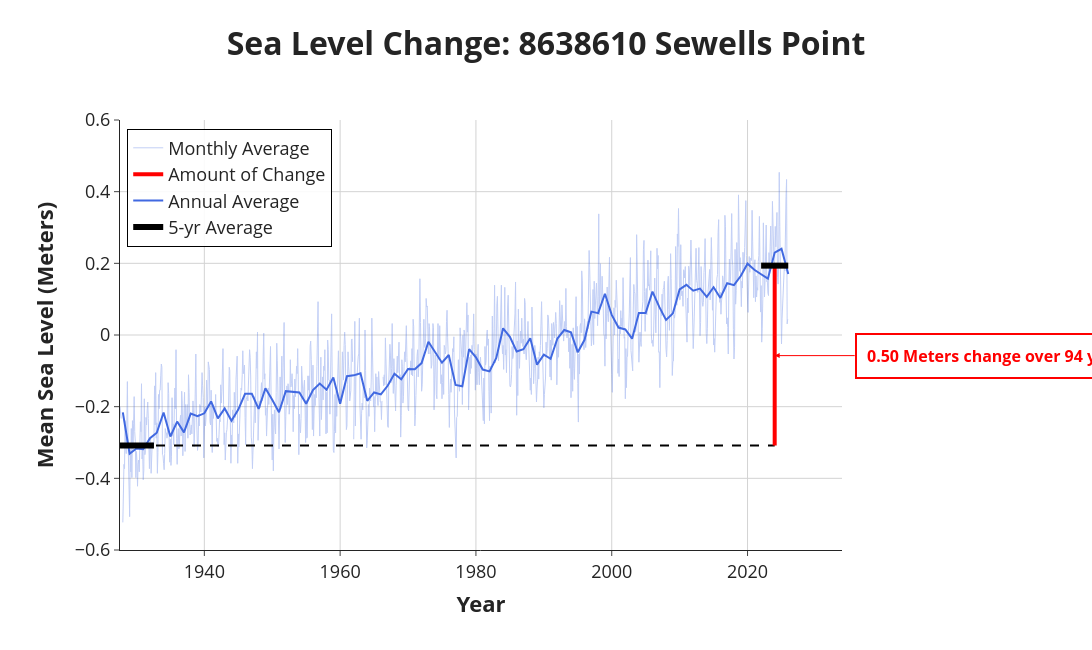

Notebook cell for this chart:
### Markdown cell above
## **Step 8**

## How has the **amount** of sea level changed over time?

Next we will calculate the amount of change for the station's period of record (POR) as well as since the NTDE.

### Code cell
# @title Change over the POR

# configurations
UNIT = yaxis_title
station_info = station +" "+ station_name
LINE_WIDTH_MONTHLY = 1
MONTHLY_OPACITY = 0.32
LINE_WIDTH_ANNUAL = 2
ANNUAL_OPACITY = 1.0
LINE_WIDTH_MARKER = 6
FONT_SIZE_TITLE = 32
FONT_SIZE_AXIS_TITLE = 22
FONT_SIZE_TICKS = 18
FONT_SIZE_ANNOTATION = 16
FONT_SIZE_LEGEND = 18
PLOT_WIDTH = 1250
PLOT_HEIGHT = 650

# Data processing & QC
# Ensure index is datetime
df_msl.index = df_msl['date']

# First 5-YEAR exact window check
first_date = df_msl.index.min()
end_first_5_date = first_date + pd.DateOffset(years=5)

# Slice the data for just this 5-year window and drop missing values
first_5_data = df_msl[(df_msl.index >= first_date) & (df_msl.index < end_first_5_date)]['MSL'].dropna()

# Check for 70% data availability
required_months = 42
if len(first_5_data) < required_months:
    print(f"Data Availability Error: The first 5-year period starting {first_date.strftime('%Y-%m')} only has {len(first_5_data)}/60 months available. Minimum 70% (42 months) required.")

else:
    # Annual Average Series
    annual_avg_series = df_msl['MSL'].resample('YE').mean().dropna()

    # Calculate the two baseline averages
    avg_first_5 = first_5_data.mean()
    avg_last_5 = annual_avg_series.tail(5).mean()
    delta_por = avg_last_5 - avg_first_5

    # Define date ranges for the black markers
    start_dates = [first_date, end_first_5_date]
    end_dates = [annual_avg_series.index[-5], annual_avg_series.index[-1]]

    # Calculate the midpoint of the first 5 years
    mid_start_date = start_dates[0] + (start_dates[1] - start_dates[0]) / 2

    # Calculate the midpoint of the final 5 years
    mid_end_date = end_dates[0] + (end_dates[1] - end_dates[0]) / 2

    # Calculate the difference in years between the two midpoints
    years_diff = round((mid_end_date - mid_start_date).days / 365.25)

    fig = go.Figure()

    # Monthly Data
    fig.add_trace(go.Scatter(
        x=df_msl.index, y=df_msl['MSL'],
        mode='lines', name='Monthly Average',
        line=dict(color='royalblue', width=LINE_WIDTH_MONTHLY),
        opacity=MONTHLY_OPACITY
    ))

    # Horizontal Baseline (Connects start to the modern vertical)
    fig.add_trace(go.Scatter(
        x=[start_dates[0], mid_end_date],
        y=[avg_first_5, avg_first_5],
        mode='lines',
        name='Historical Baseline Level',
        line=dict(color='black', width=2, dash='dash'),
        showlegend=False, hoverinfo='skip'
    ))

    # The Vertical Line (The Red Measurement Line)
    fig.add_trace(go.Scatter(
        x=[mid_end_date, mid_end_date],
        y=[avg_first_5, avg_last_5],
        mode='lines',
        name='Amount of Change',
        line=dict(color='red', width=4),
        hoverinfo='skip'
    ))

    # Annual Trend
    fig.add_trace(go.Scatter(
        x=annual_avg_series.index, y=annual_avg_series,
        mode='lines', name='Annual Average',
        opacity=ANNUAL_OPACITY,
        line=dict(color='royalblue', width=LINE_WIDTH_ANNUAL)
    ))

    # 5-year Period Markers (The "Goalposts")
    fig.add_trace(go.Scatter(
        x=start_dates, y=[avg_first_5, avg_first_5],
        mode='lines', name='5-yr Average',
        line=dict(color='black', width=LINE_WIDTH_MARKER)
    ))

    fig.add_trace(go.Scatter(
        x=end_dates, y=[avg_last_5, avg_last_5],
        mode='lines',showlegend=False, name='5-yr Average',
        line=dict(color='black', width=LINE_WIDTH_MARKER)
    ))

    # floating annotation
    fig.add_annotation(
        x=mid_end_date,
        y=(avg_first_5 + avg_last_5) / 2,
        text=f"<b>{delta_por:.2f} {UNIT} change over {years_diff} years</b><br><span style='font-size:12px'></span>",
        font=dict(size=FONT_SIZE_ANNOTATION, color="red"),
        showarrow=True,
        arrowhead=2,
        arrowcolor="red",
        ax=80,
        ay=0,
        xanchor="left",
        bgcolor="white",
        bordercolor="red",
        borderwidth=2,
        borderpad=10
    )

    fig.update_layout(
        title=dict(text=f"<b>Sea Level Change: {station_info}</b>", font=dict(size=FONT_SIZE_TITLE), x=0.5, y=0.95),
        xaxis=dict(
            title=dict(
                text="<b>Year</b>",
                font=dict(size=FONT_SIZE_AXIS_TITLE)
            ),
            tickfont=dict(size=FONT_SIZE_TICKS),
            showgrid=True,
            gridcolor='lightgray',
            range=[df_msl.index.min(), df_msl.index.max() + pd.Timedelta(days=365*8)]
        ),
        yaxis=dict(
            title=dict(
                text=f"<b>Mean Sea Level ({UNIT})</b>",
                font=dict(size=FONT_SIZE_AXIS_TITLE)
            ),
            tickfont=dict(size=FONT_SIZE_TICKS),
            showgrid=True,
            gridcolor='lightgray',
            range=[-0.6, 0.6]
        ),
        template="simple_white",
        width=PLOT_WIDTH,
        height=PLOT_HEIGHT,
        margin=dict(t=120, b=100, l=120, r=250),
        legend=dict(font=dict(size=FONT_SIZE_LEGEND), x=0.01, y=0.98, bordercolor="black", borderwidth=1, bgcolor="rgba(255,255,255,0.9)")
    )

    fig.show()

### Figure 1 — Plotly figure (JSON) as saved in the notebook; plotly's stock layout.template omitted (floating-point values rounded to 4 significant figures; data arrays with more than 128 entries replaced by an {"elided": "..."} marker saying what was removed)
{"data": [{"line": {"color": "royalblue", "width": 1}, "mode": "lines", "name": "Monthly Average", "opacity": 0.32, "type": "scatter", "x": {"elided": "1181 str values"}, "y": {"elided": "1181 float values"}}, {"hoverinfo": "skip", "line": {"color": "black", "dash": "dash", "width": 2}, "mode": "lines", "name": "Historical Baseline Level", "showlegend": false, "type": "scatter", "x": ["1927-08-01T00:00:00", "2023-12-31T12:00:00"], "y": [-0.3086, -0.3086]}, {"hoverinfo": "skip", "line": {"color": "red", "width": 4}, "mode": "lines", "name": "Amount of Change", "type": "scatter", "x": ["2023-12-31T12:00:00", "2023-12-31T12:00:00"], "y": [-0.3086, 0.1936]}, {"line": {"color": "royalblue", "width": 2}, "mode": "lines", "name": "Annual Average", "opacity": 1, "type": "scatter", "x": ["1927-12-31T00:00:00.000000000", "1928-12-31T00:00:00.000000000", "1929-12-31T00:00:00.000000000", "1930-12-31T00:00:00.000000000", "1931-12-31T00:00:00.000000000", "1932-12-31T00:00:00.000000000", "1933-12-31T00:00:00.000000000", "1934-12-31T00:00:00.000000000", "1935-12-31T00:00:00.000000000", "1936-12-31T00:00:00.000000000", "1937-12-31T00:00:00.000000000", "1938-12-31T00:00:00.000000000", "1939-12-31T00:00:00.000000000", "1940-12-31T00:00:00.000000000", "1941-12-31T00:00:00.000000000", "1942-12-31T00:00:00.000000000", "1943-12-31T00:00:00.000000000", "1944-12-31T00:00:00.000000000", "1945-12-31T00:00:00.000000000", "1946-12-31T00:00:00.000000000", "1947-12-31T00:00:00.000000000", "1948-12-31T00:00:00.000000000", "1949-12-31T00:00:00.000000000", "1950-12-31T00:00:00.000000000", "1951-12-31T00:00:00.000000000", "1952-12-31T00:00:00.000000000", "1953-12-31T00:00:00.000000000", "1954-12-31T00:00:00.000000000", "1955-12-31T00:00:00.000000000", "1956-12-31T00:00:00.000000000", "1957-12-31T00:00:00.000000000", "1958-12-31T00:00:00.000000000", "1959-12-31T00:00:00.000000000", "1960-12-31T00:00:00.000000000", "1961-12-31T00:00:00.000000000", "1962-12-31T00:00:00.000000000", "1963-12-31T00:00:00.000000000", "1964-12-31T00:00:00.000000000", "1965-12-31T00:00:00.000000000", "1966-12-31T00:00:00.000000000", "1967-12-31T00:00:00.000000000", "1968-12-31T00:00:00.000000000", "1969-12-31T00:00:00.000000000", "1970-12-31T00:00:00.000000000", "1971-12-31T00:00:00.000000000", "1972-12-31T00:00:00.000000000", "1973-12-31T00:00:00.000000000", "1974-12-31T00:00:00.000000000", "1975-12-31T00:00:00.000000000", "1976-12-31T00:00:00.000000000", "1977-12-31T00:00:00.000000000", "1978-12-31T00:00:00.000000000", "1979-12-31T00:00:00.000000000", "1980-12-31T00:00:00.000000000", "1981-12-31T00:00:00.000000000", "1982-12-31T00:00:00.000000000", "1983-12-31T00:00:00.000000000", "1984-12-31T00:00:00.000000000", "1985-12-31T00:00:00.000000000", "1986-12-31T00:00:00.000000000", "1987-12-31T00:00:00.000000000", "1988-12-31T00:00:00.000000000", "1989-12-31T00:00:00.000000000", "1990-12-31T00:00:00.000000000", "1991-12-31T00:00:00.000000000", "1992-12-31T00:00:00.000000000", "1993-12-31T00:00:00.000000000", "1994-12-31T00:00:00.000000000", "1995-12-31T00:00:00.000000000", "1996-12-31T00:00:00.000000000", "1997-12-31T00:00:00.000000000", "1998-12-31T00:00:00.000000000", "1999-12-31T00:00:00.000000000", "2000-12-31T00:00:00.000000000", "2001-12-31T00:00:00.000000000", "2002-12-31T00:00:00.000000000", "2003-12-31T00:00:00.000000000", "2004-12-31T00:00:00.000000000", "2005-12-31T00:00:00.000000000", "2006-12-31T00:00:00.000000000", "2007-12-31T00:00:00.000000000", "2008-12-31T00:00:00.000000000", "2009-12-31T00:00:00.000000000", "2010-12-31T00:00:00.000000000", "2011-12-31T00:00:00.000000000", "2012-12-31T00:00:00.000000000", "2013-12-31T00:00:00.000000000", "2014-12-31T00:00:00.000000000", "2015-12-31T00:00:00.000000000", "2016-12-31T00:00:00.000000000", "2017-12-31T00:00:00.000000000", "2018-12-31T00:00:00.000000000", "2019-12-31T00:00:00.000000000", "2020-12-31T00:00:00.000000000", "2021-12-31T00:00:00.000000000", "2022-12-31T00:00:00.000000000", "2023-12-31T00:00:00.000000000", "2024-12-31T00:00:00.000000000", "2025-12-31T00:00:00.000000000"], "y": [-0.216, -0.3314, -0.3169, -0.3187, -0.2879, -0.2727, -0.2163, -0.2833, -0.2415, -0.2717, -0.2193, -0.2267, -0.2185, -0.1853, -0.2327, -0.2051, -0.2393, -0.2082, -0.1643, -0.1642, -0.2063, -0.1487, -0.1804, -0.2154, -0.1568, -0.1594, -0.1603, -0.1919, -0.1539, -0.1354, -0.1526, -0.1188, -0.1916, -0.1151, -0.1126, -0.107, -0.1838, -0.1602, -0.1658, -0.1417, -0.1082, -0.1237, -0.09492, -0.09525, -0.07842, -0.01883, -0.04875, -0.07733, -0.05583, -0.1392, -0.1431, -0.03925, -0.06217, -0.0965, -0.1015, -0.064, 0.01858, -0.004917, -0.04583, -0.03967, -0.008917, -0.08275, -0.05492, -0.0665, -0.009917, 0.01392, 0.0075, -0.04808, -0.0135, 0.06525, 0.06108, 0.115, 0.05608, 0.02083, 0.01558, -0.01033, 0.06117, 0.06158, 0.1211, 0.07842, 0.04217, 0.06017, 0.1271, 0.1399, 0.1235, 0.1296, 0.1066, 0.1332, 0.1034, 0.1443, 0.1392, 0.1647, 0.199, 0.1822, 0.1696, 0.1573, 0.23, 0.2406, 0.1703]}, {"line": {"color": "black", "width": 6}, "mode": "lines", "name": "5-yr Average", "type": "scatter", "x": ["1927-08-01T00:00:00", "1932-08-01T00:00:00"], "y": [-0.3086, -0.3086]}, {"line": {"color": "black", "width": 6}, "mode": "lines", "name": "5-yr Average", "showlegend": false, "type": "scatter", "x": ["2021-12-31T00:00:00", "2025-12-31T00:00:00"], "y": [0.1936, 0.1936]}], "layout": {"annotations": [{"arrowcolor": "red", "arrowhead": 2, "ax": 80, "ay": 0, "bgcolor": "white", "bordercolor": "red", "borderpad": 10, "borderwidth": 2, "font": {"color": "red", "size": 16}, "showarrow": true, "text": "<b>0.50 Meters change over 94 years</b><br><span style='font-size:12px'></span>", "x": "2023-12-31T12:00:00", "xanchor": "left", "y": -0.05754}], "height": 650, "legend": {"bgcolor": "rgba(255,255,255,0.9)", "bordercolor": "black", "borderwidth": 1, "font": {"size": 18}, "x": 0.01, "y": 0.98}, "margin": {"b": 100, "l": 120, "r": 250, "t": 120}, "title": {"font": {"size": 32}, "text": "<b>Sea Level Change: 8638610 Sewells Point</b>", "x": 0.5, "y": 0.95}, "width": 1250, "xaxis": {"gridcolor": "lightgray", "range": ["1927-08-01T00:00:00", "2033-11-29T00:00:00"], "showgrid": true, "tickfont": {"size": 18}, "title": {"font": {"size": 22}, "text": "<b>Year</b>"}}, "yaxis": {"gridcolor": "lightgray", "range": [-0.6, 0.6], "showgrid": true, "tickfont": {"size": 18}, "title": {"font": {"size": 22}, "text": "<b>Mean Sea Level (Meters)</b>"}}}}
